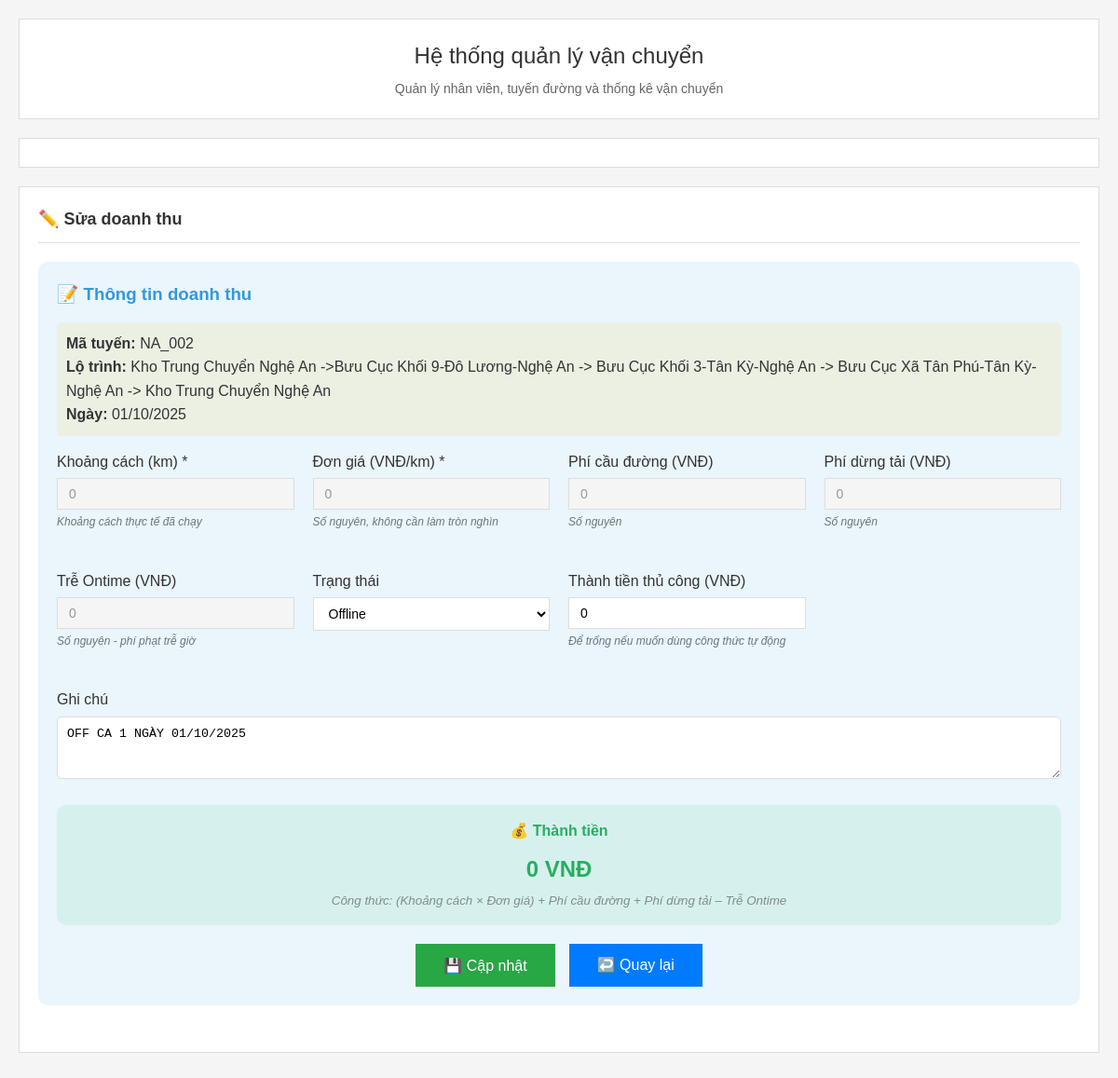
The page /revenue/edit/1 on the database its author committed.
### main.py (models this page shows)
class Route(Base):
    __tablename__ = "routes"
    id = Column(Integer, primary_key=True, index=True)
    route_code = Column(String, nullable=False)  # NA_002, NA_004, etc.
    route_name = Column(String, nullable=False)
    distance = Column(Float)  # KM/Chuyến
    unit_price = Column(Float)  # Đơn giá
    monthly_salary = Column(Float)  # Lương tuyến/tháng
    vehicle_id = Column(Integer, ForeignKey("vehicles.id"), nullable=True)
    is_active = Column(Integer, default=1)
    status = Column(Integer, default=1)  # 1: Active, 0: Inactive
    created_at = Column(DateTime, default=datetime.utcnow)
    vehicle = relationship("Vehicle", back_populates="routes")
    daily_routes = relationship("DailyRoute", back_populates="route")

class RevenueRecord(Base):
    __tablename__ = "revenue_records"
    id = Column(Integer, primary_key=True, index=True)
    date = Column(Date, nullable=False)  # Ngày ghi nhận doanh thu
    route_id = Column(Integer, ForeignKey("routes.id"), nullable=False)  # ID tuyến
    distance_km = Column(Float, default=0)  # Khoảng cách (có thể chỉnh sửa từ routes)
    unit_price = Column(Integer, default=0)  # Đơn giá (VNĐ/km) - số nguyên
    bridge_fee = Column(Integer, default=0)  # Phí cầu đường - số nguyên
    loading_fee = Column(Integer, default=0)  # Phí dừng tải - số nguyên
    late_penalty = Column(Integer, default=0)  # Trễ Ontime - số nguyên
    status = Column(String, default="Online")  # Trạng thái: Online/Offline
    total_amount = Column(Integer, default=0)  # Thành tiền = (Khoảng cách x Đơn giá) + Phí cầu đường + Phí dừng tải – Trễ Ontime
    manual_total = Column(Integer, default=0)  # Thành tiền nhập thủ công (dùng khi Offline hoặc muốn ghi đè)
    notes = Column(String)  # Ghi chú
    created_at = Column(DateTime, default=datetime.utcnow)
    updated_at = Column(DateTime, default=datetime.utcnow, onupdate=datetime.utcnow)
    route = relationship("Route")

### main.py (the view)
@app.get("/revenue/edit/{revenue_id}", response_class=HTMLResponse)
async def edit_revenue_page(request: Request, revenue_id: int, db: Session = Depends(get_db)):
    try:
        revenue_record = db.query(RevenueRecord).filter(RevenueRecord.id == revenue_id).first()
    except Exception as e:
        print(f"Error querying revenue record for edit: {e}")
        return RedirectResponse(url="/revenue", status_code=303)
    if not revenue_record:
        return RedirectResponse(url="/revenue", status_code=303)
    routes = db.query(Route).filter(Route.is_active == 1, Route.status == 1).all()
    return templates.TemplateResponse("edit_revenue.html", {
        "request": request,
        "revenue_record": revenue_record,
        "routes": routes
    })

### templates/edit_revenue.html (shortened to what this page needs)
{% extends "base.html" %}
{% block content %}
<h2>✏️ Sửa doanh thu</h2>
<div style="background: rgba(52, 152, 219, 0.1); padding: 20px; border-radius: 10px; margin-bottom: 30px;">
    <h3 style="color: #3498db; margin-bottom: 15px;">📝 Thông tin doanh thu</h3>
    <div style="margin-bottom: 15px; padding: 10px; background: rgba(241, 196, 15, 0.1); border-radius: 5px;">
        <strong>Mã tuyến:</strong> {{ revenue_record.route.route_code }} <br>
        <strong>Lộ trình:</strong> {{ revenue_record.route.route_name }} <br>
        <strong>Ngày:</strong> {{ revenue_record.date.strftime('%d/%m/%Y') }}
    </div>
    <form method="post" action="/revenue/edit/{{ revenue_record.id }}" id="edit-revenue-form">
        <div style="display: grid; grid-template-columns: repeat(auto-fit, minmax(250px, 1fr)); gap: 20px; margin-bottom: 20px;">
            <div class="form-group">
                <label for="distance_km">Khoảng cách (km) *</label>
                <input type="number"
                       id="distance_km"
                       name="distance_km"
                       step="0.1"
                       min="0"
                       value="{{ revenue_record.distance_km if revenue_record.distance_km else '' }}"
                       placeholder="0"
                       required
                       onchange="calculateTotal()">
                <small class="form-help">Khoảng cách thực tế đã chạy</small>
            </div>
            <div class="form-group">
                <label for="unit_price">Đơn giá (VNĐ/km) *</label>
                <input type="number"
                       id="unit_price"
                       name="unit_price"
                       min="0"
                       value="{{ revenue_record.unit_price if revenue_record.unit_price else '' }}"
                       placeholder="0"
                       required
                       onchange="calculateTotal()">
                <small class="form-help">Số nguyên, không cần làm tròn nghìn</small>
            </div>
            <div class="form-group">
                <label for="bridge_fee">Phí cầu đường (VNĐ)</label>
                <input type="number"
                       id="bridge_fee"
                       name="bridge_fee"
                       min="0"
                       value="{{ revenue_record.bridge_fee if revenue_record.bridge_fee else '' }}"
                       placeholder="0"
                       onchange="calculateTotal()">
                <small class="form-help">Số nguyên</small>
            </div>
            <div class="form-group">
                <label for="loading_fee">Phí dừng tải (VNĐ)</label>
                <input type="number"
                       id="loading_fee"
                       name="loading_fee"
                       min="0"
                       value="{{ revenue_record.loading_fee if revenue_record.loading_fee else '' }}"
                       placeholder="0"
                       onchange="calculateTotal()">
                <small class="form-help">Số nguyên</small>
            </div>
            <div class="form-group">
                <label for="late_penalty">Trễ Ontime (VNĐ)</label>
                <input type="number"
                       id="late_penalty"
                       name="late_penalty"
                       min="0"
                       value="{{ revenue_record.late_penalty if revenue_record.late_penalty else '' }}"
                       placeholder="0"
                       onchange="calculateTotal()">
                <small class="form-help">Số nguyên - phí phạt trễ giờ</small>
            </div>
            <div class="form-group">
                <label for="status">Trạng thái</label>
                <select id="status" name="status" required onchange="toggleFieldsBasedOnStatus()">
                    <option value="Offline" {{ 'selected' if revenue_record.status == 'Offline' else '' }}>Offline</option>
                </select>
            </div>
            <div class="form-group">
                <label for="manual_total">Thành tiền thủ công (VNĐ)</label>
                <input type="number"
                       id="manual_total"
                       name="manual_total"
                       min="0"
                       value="{{ revenue_record.manual_total if revenue_record.manual_total else '' }}"
                       placeholder="Nhập thủ công khi cần"
                       onchange="calculateTotal()">
                <small class="form-help">Để trống nếu muốn dùng công thức tự động</small>
            </div>
        </div>
        <div class="form-group" style="margin-bottom: 20px;">
            <label for="notes">Ghi chú</label>
            <textarea id="notes"
                      name="notes"
                      rows="3"
                      placeholder="Nhập ghi chú..."
                      style="width: 100%; padding: 10px; border: 1px solid #ddd; border-radius: 5px; resize: vertical;">{{ revenue_record.notes if revenue_record.notes else '' }}</textarea>
        </div>
        <div style="background: rgba(46, 204, 113, 0.1); padding: 15px; border-radius: 10px; margin-bottom: 20px; text-align: center;">
            <h4 style="color: #27ae60; margin-bottom: 10px;">💰 Thành tiền</h4>
            <div style="font-size: 24px; font-weight: bold; color: #27ae60;" id="total-amount">
            </div>
            <small style="color: #7f8c8d; font-style: italic;">
                Công thức: (Khoảng cách × Đơn giá) + Phí cầu đường + Phí dừng tải – Trễ Ontime
            </small>
        </div>
        <div style="text-align: center; display: flex; gap: 15px; justify-content: center;">
            <button type="submit" class="btn btn-success" style="padding: 10px 30px; font-size: 16px;">
                💾 Cập nhật
            </button>
            <a href="/revenue?selected_date={{ revenue_record.date.strftime('%Y-%m-%d') }}"
               class="btn btn-secondary"
               style="padding: 10px 30px; font-size: 16px; text-decoration: none; display: inline-block;">
                ↩️ Quay lại
            </a>
        </div>
    </form>
</div>
{% endblock %}

### static/style.css (style rules this page uses)
* { margin: 0; padding: 0; box-sizing: border-box; }
body { font-family: Arial, sans-serif; background-color: #f5f5f5; color: #333; line-height: 1.6; }
.content h2 { color: #333; margin-bottom: 20px; font-size: 18px; border-bottom: 1px solid #ddd; padding-bottom: 10px; }
.form-group { margin-bottom: 20px; }
.form-group label { display: block; margin-bottom: 5px; font-weight: normal; color: #333; }
.form-group input, .form-group select { width: 100%; padding: 8px 12px; border: 1px solid #ddd; font-size: 14px; background: white; }
.form-help { display: block; font-size: 12px; color: #6c757d; margin-top: 4px; font-style: italic; }
.btn { background: #007bff; color: white; padding: 8px 16px; border: none; font-size: 14px; cursor: pointer; transition: background-color 0.2s; }
.btn-success { background: #28a745; }

### rows shown on the page
Route: route.route_code "NA_002", route.route_name "Kho Trung Chuyển Nghệ An ->Bưu Cục Khối 9-Đô Lương-Nghệ An -> Bưu Cục Khối 3-Tân Kỳ-Nghệ An -> Bưu Cục Xã Tân Phú-Tân Kỳ-Nghệ An -> Kho Trung Chuyển Nghệ An"
RevenueRecord: date "01/10/2025", notes "OFF CA 1 NGÀY 01/10/2025"
